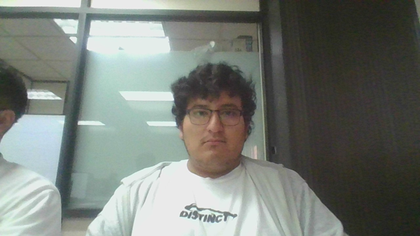
%> input picture TRABAJO EN CLASE/JUN05/0.bmp, 420 x 236 px, shrunk from 600 x 337 before the run
$ octave mascaras.m   (GNU Octave 9; MATLAB toolbox functions it lacks are replaced by stand-ins)
%> lines starting %> are read from the running program, lines starting %| are printed output that depends on the picture
clc
clear
close all

f0 = imread("0.bmp");
%> f0 is the input picture: size 236x420x3 uint8; mean R, G, B 120.1, 125.6, 119.5
f1 = double(rgb2gray(f0));
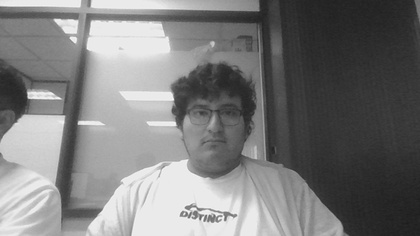
%> f1: size 236x420 double; min 28, max 251, mean 123.3

[filas, columnas] = size(f1);
%> filas = 236; columnas = 420

Sx = [-1 -2 -1; 0 0 0; 1 2 1];
Px = [-1 -1 -1; 0 0 0; 1 1 1];
Gx = [0 0 0; -1/2 0 1/2; 0 0 0];
Sy = Sx';
Py = Px';
Gy = Gx';


for i=2:filas-1
    for j=2:columnas-1
        V = f1(i-1:i+1,j-1:j+1);
        GSx(i,j) = sum(V.*Sx,'all');
        GSy(i,j) = sum(V.*Sy,'all');
        GS(i,j) = sqrt(GSx(i,j)^2+GSy(i,j)^2);
        GPx(i,j) = sum(V.*Px,'all');
        GPy(i,j) = sum(V.*Py,'all');
        GP(i,j) = sqrt(GPx(i,j)^2+GPy(i,j)^2);
        GGx(i,j) = sum(V.*Gx,'all');
        GGy(i,j) = sum(V.*Gy,'all');
        GG(i,j) = sqrt(GGx(i,j)^2+GGy(i,j)^2);
    end
end
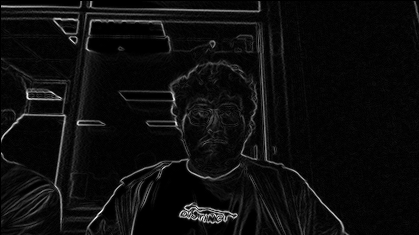
%> GG: size 235x419 double; min 0, max 88.05, mean 4.7; drawn with min black and max white
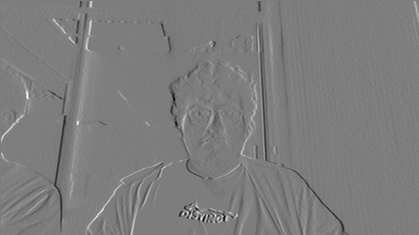
%> GGx: size 235x419 double; min -78.5, max 80.5, mean -0.2; drawn with min black and max white
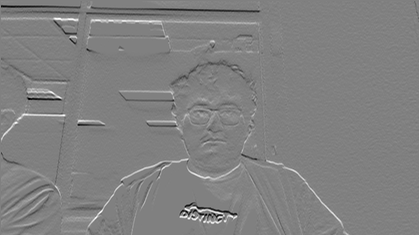
%> GGy: size 235x419 double; min -66, max 64.5, mean 0.1; drawn with min black and max white

% figure, imshow(uint8(GSx))
% figure, imshow(uint8(GSy))
figure, imshow(uint8(GS))
%> after `imshow(uint8(GS))`:
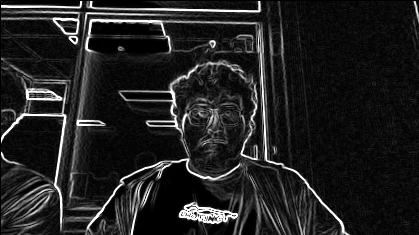
%> displayed picture: size 235x419, on the screen's scale of 0 to 255; min 0, max 255, mean 33.2
title('sobel')
figure, imshow(uint8(GP))
%> after `imshow(uint8(GP))`:
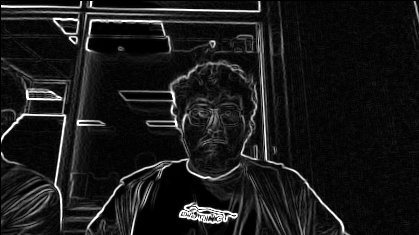
%> displayed picture: size 235x419, on the screen's scale of 0 to 255; min 0, max 255, mean 25.5
title('pevel')
figure, imshow(uint8(GG))
%> after `imshow(uint8(GG))`:
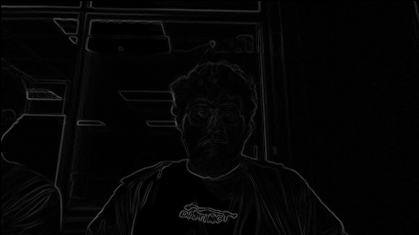
%> displayed picture: size 235x419, on the screen's scale of 0 to 255; min 0, max 88, mean 4.8
title('Gradiente')
